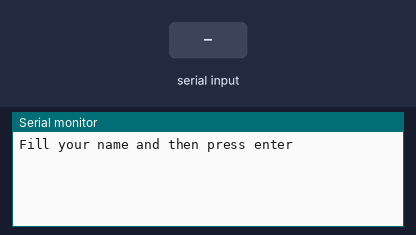
A sketch run on a simulated Arduino Uno, built with avr-gcc and run on an emulated ATmega328P. Shown: the last lines printed to the serial monitor. The test bench sets the inputs (shaded band).

Above: at 1.3 s.
1.4 s: "1" received over Serial
At 3.6 s:
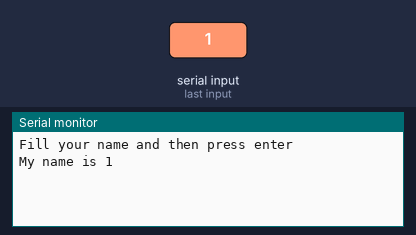
3.9 s: "0" received over Serial
At 5.3 s:
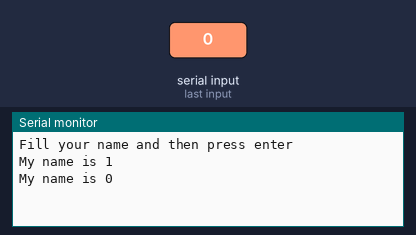
5.4 s: "2" received over Serial
At 6.7 s:
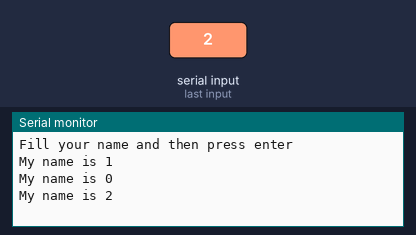

Measured:
- after the input at 1.4 s, the serial monitor: prints a new line after 1.0 s (image 1)
- after the input at 3.9 s, the serial monitor: prints a new line after 1.0 s (image 2)
- after the input at 5.4 s, the serial monitor: prints a new line after 1.0 s (image 3)

The sketch:

lab4_2.ino
```cpp
void setup() {
  Serial.begin(9600);
  delay(100);
  Serial.println("Fill your name and then press enter");
}

void loop() {
  if (Serial.available()) {
    String name = Serial.readString();
    Serial.print("My name is ");
    Serial.println(name);
  }
}
```
